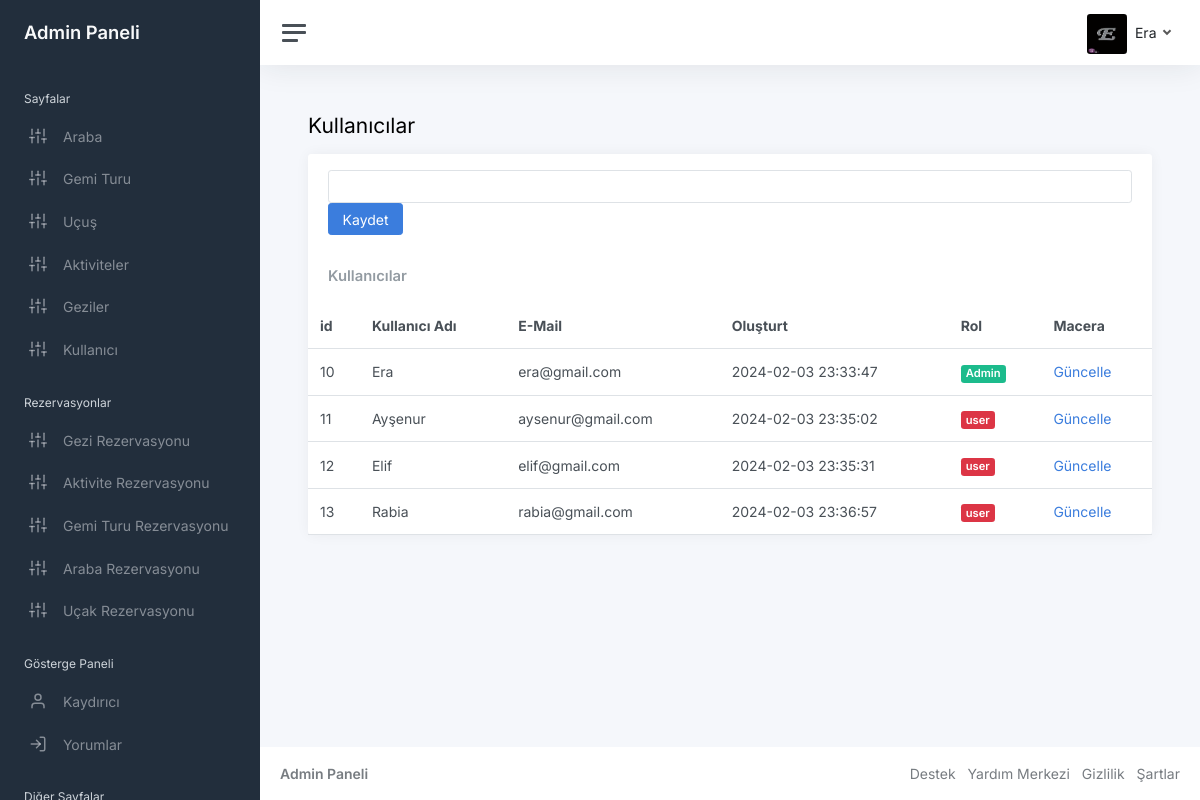
Screenshot of /admin/user.php (signed in) with the database file from the repository.
### tables this page shows
CREATE TABLE `users` (
  `id` int(4) NOT NULL,
  `username` varchar(200) NOT NULL,
  `mypassword` varchar(200) NOT NULL,
  `email` varchar(200) NOT NULL,
  `create_at` timestamp NOT NULL DEFAULT current_timestamp(),
  `admin` int(3) NOT NULL
);

### admin/user.php (the view, shortened to what this page needs)
<?php require "includes/header.php"?>
<main class="content">
				<div class="container-fluid p-0">
					<h1 class="h3 mb-3">Kullanıcılar</h1>
					<div class="row">
						<div class="col-12">
							<div class="card">
							<div class="card-header">
							<form method="post">
							<input type="number" class="form-control" name="id">
								<button name="submit"  class="btn btn-primary" type="submit" id="form_submit_button" class="form_submit_button button trans_200">Kaydet<span></span><span></span><span></span></button>
								</div>
								<div class="card-header">
									<h5 class="card-title mb-0">Kullanıcılar</h5>
								</div>
								<table class="table table-hover my-0">
									<thead>
										<tr>
										<th class="d-none d-md-table-cell">id</th>
											<th>Kullanıcı Adı</th>
											<th class="d-none d-xl-table-cell">E-Mail</th>
											<th class="d-none d-xl-table-cell">Oluşturt</th>
											<th>Rol</th>
											<th class="d-none d-md-table-cell">Macera</th>
										</tr>
									</thead>
									<tbody>
<?php
try {
    $stmt= $conn->prepare("SELECT * FROM users");
    $stmt ->execute();
    while($row = $stmt->fetch(PDO::FETCH_ASSOC)){
?>
										<tr>
										<td><?php echo $row["id"]; ?></td>
											<td><?php echo $row["username"]; ?></td>
											<td class="d-none d-xl-table-cell"><?php echo $row["email"]; ?></td>
											<td class="d-none d-xl-table-cell"><?php echo $row["create_at"]; ?></td>
											<td>
                                            <?php
                                            if($row["admin"]==1)
                                            {
                                                echo '<span class="badge bg-success">Admin</span>';
                                            }
                                            else
                                            {
                                                echo '<span class="badge bg-danger">user</span>';
                                            }
                                            ?>
                                       </td>
											<td class="d-none d-md-table-cell"><a href="user-update.php?id=<?php echo $row["id"]; ?>">Güncelle</a></td>
										</tr>
                                <?php
    }
}
catch(PDOException $e)
{
    echo "Error" .$e->getMessage();
}
                                ?>
									</tbody>
								</table>
							</div>
						</div>
					</div>
				</div>
			</main>
<?php require "includes/footer.php"?>

### rows the page displays
users: id "10", username "Era", email "era@gmail.com", create_at "2024-02-03 23:33:47", admin "Admin"
users: id "11", username "Ayşenur", email "aysenur@gmail.com", create_at "2024-02-03 23:35:02", admin "user"
users: id "12", username "Elif", email "elif@gmail.com", create_at "2024-02-03 23:35:31", admin "user"
users: id "13", username "Rabia", email "rabia@gmail.com", create_at "2024-02-03 23:36:57", admin "user"

### other values shown
$_SESSION['admin'] "Era"
